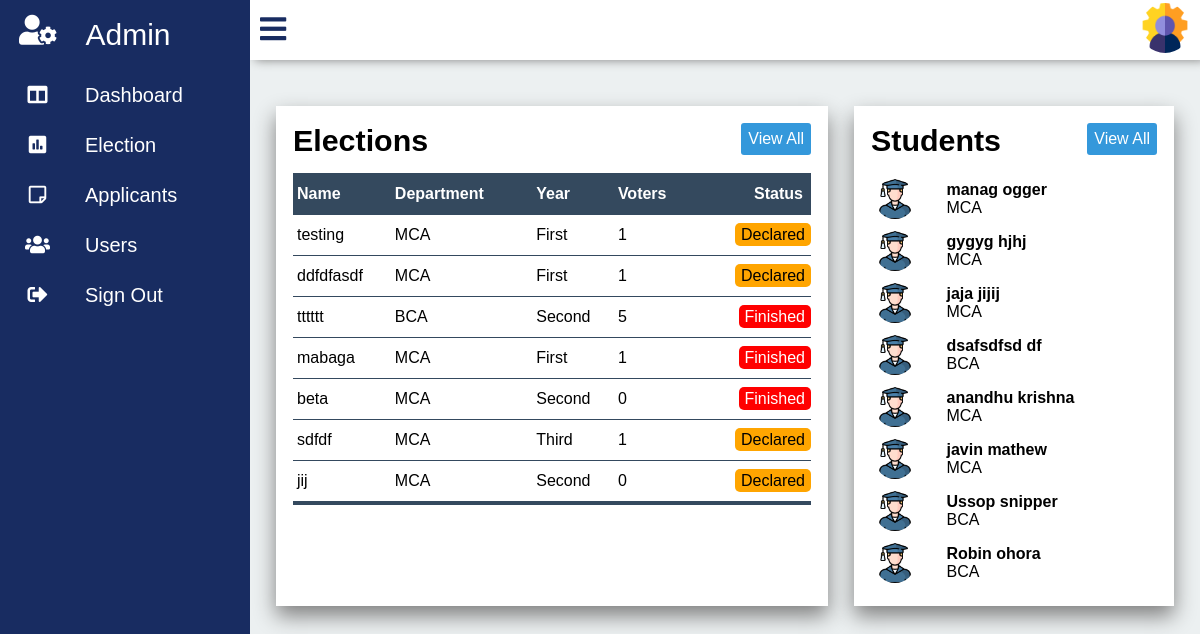
/admin.php (signed in), run on an earlier commit of the app's database.
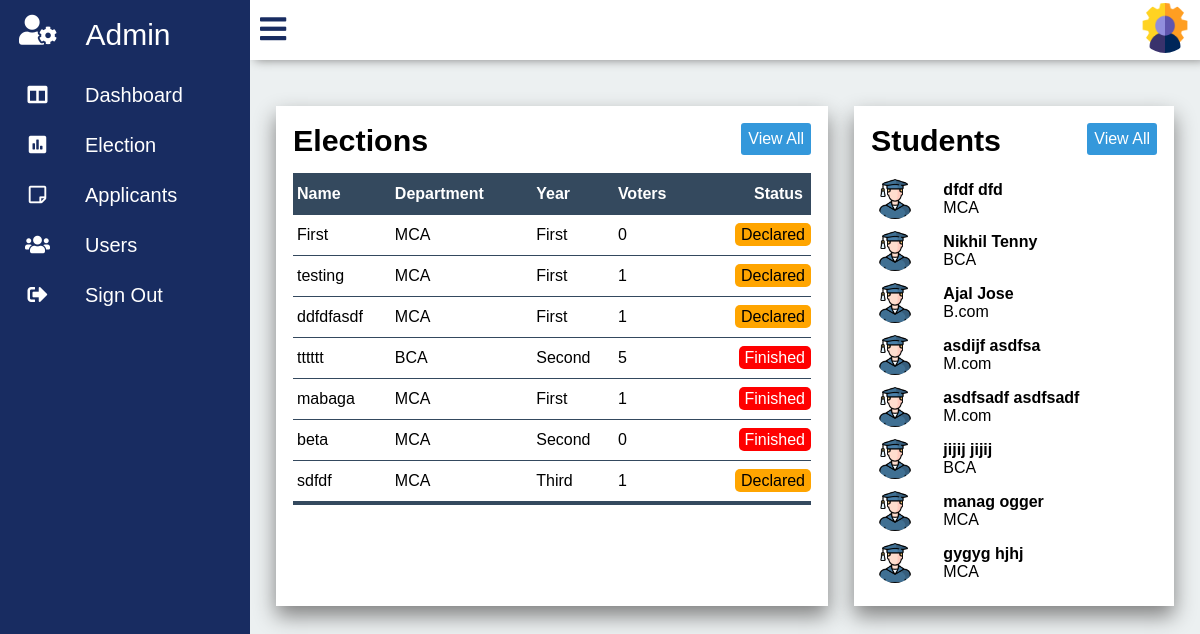
And on a later commit of the database.
### tables this page shows
CREATE TABLE IF NOT EXISTS `elections` (
  `id` int(10) unsigned NOT NULL AUTO_INCREMENT,
  `Name` varchar(30) NOT NULL,
  `Department_id` int(11) unsigned NOT NULL,
  `Year_id` int(11) unsigned NOT NULL,
  `Election_status` tinyint(3) unsigned NOT NULL DEFAULT '0',
  `Start_date` date NOT NULL,
  `End_date` date NOT NULL,
  `Start_time` time NOT NULL,
  `End_time` time NOT NULL,
  `Voters` int(11) NOT NULL,
  PRIMARY KEY (`id`),
  KEY `elections_dpt` (`Department_id`),
  KEY `elections_year` (`Year_id`)
);

CREATE TABLE IF NOT EXISTS `department` (
  `id` int(11) unsigned NOT NULL AUTO_INCREMENT,
  `Department_name` varchar(10) NOT NULL,
  `Yr_no` int(11) NOT NULL,
  PRIMARY KEY (`id`)
);

CREATE TABLE IF NOT EXISTS `year` (
  `id` int(10) unsigned NOT NULL AUTO_INCREMENT,
  `Year_name` varchar(10) NOT NULL,
  PRIMARY KEY (`id`)
);

CREATE TABLE IF NOT EXISTS `users` (
  `id` int(10) unsigned NOT NULL AUTO_INCREMENT,
  `Email` varchar(30) NOT NULL,
  `First_name` varchar(15) NOT NULL,
  `Last_name` varchar(15) NOT NULL,
  `Gender` varchar(10) NOT NULL,
  `Department_id` int(11) unsigned NOT NULL,
  `Year_id` int(10) unsigned NOT NULL,
  PRIMARY KEY (`id`),
  KEY `users_dpt` (`Department_id`),
  KEY `users_yr` (`Year_id`)
);

### php/onTablefunc.php (called while the page is built, shortened)
<?php
	function getDepartment($dpid,$con){
		$dpquery = "select Department_name from department where(id = $dpid );";
		$dp = mysql_query($dpquery,$con);
		$department = mysql_fetch_array($dp);
		return $department['Department_name'];
	}
	function getYear($yrid,$con) {
		$yrquery = "select * from year where(id = $yrid);";
		$yr = mysql_query($yrquery,$con);
		$year = mysql_fetch_array($yr);
		return $year['Year_name'];
	}
?>

### admin.php (the view, shortened to what this page needs)
<?php
	include("php/config.php");
	include("php/onTablefunc.php");
?>
<!DOCTYPE html>
<html>
<head>
	<link rel="stylesheet" type="text/css" href="css/all.min.css">
	<link rel="stylesheet" type="text/css" href="css/fontawesome.min.css">
	<link rel="stylesheet" type="text/css" href="css/panel.css">
	<link rel="stylesheet" type="text/css" href="css/admin.css">
</head>
<body onload="statuscolor()">
	<div class="container">
		<div class="navigation">
		<div class="admin_icon">
			<a href="">
					<i class="fas fa-user-cog"></i>
				<span class="admin_Text" >Admin</span>
			</a>
		</div>
			<ul>
				<li>
					<a href="admin.php">
						<span class="icon">
							<i class="fas fa-columns"></i>
						</span>
						<span class="title">Dashboard</span>
					</a>
				</li>
				<li>
					<a href="elections.php">
						<span class="icon">
							<i class="fas fa-poll"></i>
						</span>
						<span class="title">Election</span>
					</a>
				</li>
				<li>
					<a href="applicants.php">
						<span class="icon">
							<i class="far fa-sticky-note"></i>
						</span>
						<span class="title">Applicants</span>
					</a>
				</li>
				<li>
					<a href="users.php">
						<span class="icon">
							<i class="fas fa-users"></i>
						</span>
						<span class="title">Users</span>
					</a>
				</li>
				<li>
					<a href="/project/php/logout.php">
						<span class="icon">
							<i class="fas fa-sign-out-alt"></i>
						</span>
						<span class="title">Sign Out</span>
					</a>
				</li>
			</ul>
		</div>
		<div class="main">
			<div class="topbar">
				<div class="user">
					<a href="adminacc.php"><img src="images/admin_photo.png"></a>
				</div>
			</div>
			<div class="tables">
				<div class="election">
					<div class="table_Header">
						<h2>Elections</h2>
						<a href="elections.php" class='btn'>View All</a>
					</div>
					<table class="election_Table">
						<thead>
							<tr>
								<th> Name </th>
								<th>Department</th>
								<th>Year</th>
								<th>Voters</th>
								<th>Status</th>
							</tr>
						</thead>
						<tbody>
						<?php
								$eQ = "select * from elections order by id DESC limit 7;";
								$eQ_ob = mysql_query($eQ,$con);
								while($eData = mysql_fetch_array($eQ_ob)) {
									$department = getDepartment($eData['Department_id'],$con);
									$year = getYear($eData['Year_id'],$con);
						?>
							<tr>
							<td><?php echo $eData['Name'];?></td>
							<td><?php echo $department; ?></td>
							<td><?php echo $year;?></td>
							<td><?php echo $eData['Voters'];?></td>
							<td class="status"><span class="<?php if($eData['Election_status'] == 0)
										echo 'Declared';
									  elseif ($eData['Election_status'] == 1)
									  	echo "Ongoing";
									  else
									  	echo "Finished";	?>"><?php if($eData['Election_status'] == 0)
										echo 'Declared';
									  elseif ($eData['Election_status'] == 1)
									  	echo "Ongoing";
									  else
									  	echo "Finished";	?></span></td>
							</tr>
						<?php
							}
							?>
					</table>
				</div>
				<div class="student">
					<div class="table_Header">
						<h2>Students</h2>
						<a href="users.php" class='btn'>View All</a>
					</div>
					<table class="user_Table">
						<tbody>
							<?php
								$q = "select * from users order by id DESC limit 8;";
								$u_Result = mysql_query($q,$con);
								while($data = mysql_fetch_array($u_Result)) {
									$department = getDepartment($data['Department_id'],$con);
							?>
									<tr>
										<td><div class="user_Default_img"><img src="images/student_img.png"></div></td>
										<td><h4><?php
											echo $data['First_name']." ".$data['Last_name'];
												?></h4><span><?php echo $department; ?></span></td>
							<?php
								}
							?>
						</tbody>
					</table>
				</div>
			</div>
		</div>
	</div>
</body>
</html>

What changed in the data, as far as the page shows it:
no longer on this page (row unchanged): elections: Name "jij", Department.Department_name "MCA", Year.Year_name "Second", Voters "0", Election_status "Declared"
no longer on this page (row unchanged): users: First_name "jaja", Last_name "jijij", Department.Department_name "MCA"
no longer on this page (row unchanged): users: First_name "dsafsdfsd", Last_name "df", Department.Department_name "BCA"
no longer on this page (row unchanged): users: First_name "anandhu", Last_name "krishna", Department.Department_name "MCA"
no longer on this page (row unchanged): users: First_name "javin", Last_name "mathew", Department.Department_name "MCA"
no longer on this page (row unchanged): users: First_name "Ussop", Last_name "snipper", Department.Department_name "BCA"
no longer on this page (row unchanged): users: First_name "Robin", Last_name "ohora", Department.Department_name "BCA"
added elections: Name "First", Department.Department_name "MCA", Year.Year_name "First", Voters "0", Election_status "Declared"
added users: First_name "dfdf", Last_name "dfd", Department.Department_name "MCA"
added users: First_name "Nikhil", Last_name "Tenny", Department.Department_name "BCA"
added users: First_name "Ajal", Last_name "Jose", Department.Department_name "B.com"
added users: First_name "asdijf", Last_name "asdfsa", Department.Department_name "M.com"
added users: First_name "asdfsadf", Last_name "asdfsadf", Department.Department_name "M.com"
added users: First_name "jijij", Last_name "jijij", Department.Department_name "BCA"
